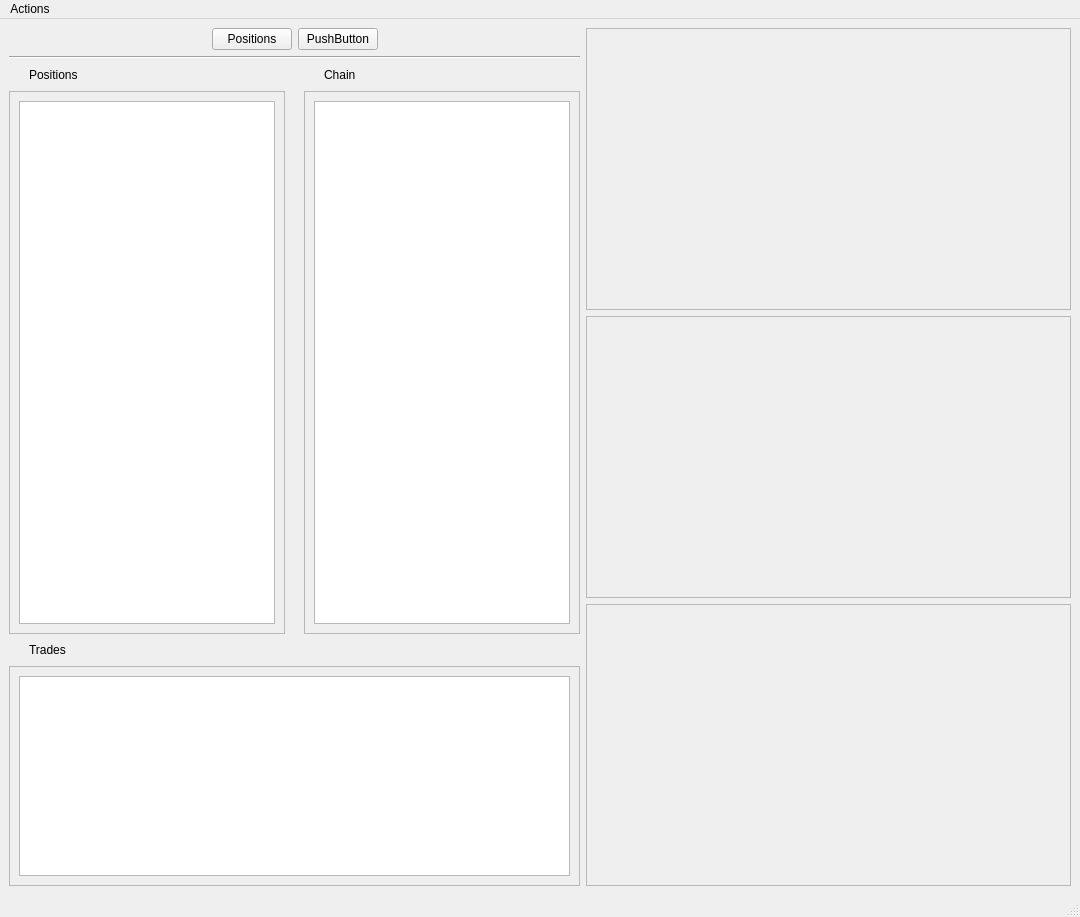
<?xml version="1.0" encoding="UTF-8"?>
<ui version="4.0">
 <class>spx_trader_main_window</class>
 <widget class="QMainWindow" name="spx_trader_main_window">
  <property name="geometry">
   <rect>
    <x>0</x>
    <y>0</y>
    <width>1080</width>
    <height>917</height>
   </rect>
  </property>
  <property name="windowTitle">
   <string>MainWindow</string>
  </property>
  <widget class="QWidget" name="centralwidget">
   <layout class="QGridLayout" name="gridLayout_7">
    <item row="0" column="0">
     <layout class="QHBoxLayout" name="horizontalLayout">
      <item>
       <layout class="QVBoxLayout" name="data_layout">
        <item>
         <layout class="QHBoxLayout" name="buttons_layout">
          <item>
           <spacer name="buttons_spacer_1">
            <property name="orientation">
             <enum>Qt::Orientation::Horizontal</enum>
            </property>
            <property name="sizeHint" stdset="0">
             <size>
              <width>40</width>
              <height>20</height>
             </size>
            </property>
           </spacer>
          </item>
          <item>
           <widget class="QPushButton" name="positions_button">
            <property name="text">
             <string>Positions</string>
            </property>
           </widget>
          </item>
          <item>
           <widget class="QPushButton" name="pushbutton_1">
            <property name="text">
             <string>PushButton</string>
            </property>
           </widget>
          </item>
          <item>
           <spacer name="buttons_spacer_2">
            <property name="orientation">
             <enum>Qt::Orientation::Horizontal</enum>
            </property>
            <property name="sizeHint" stdset="0">
             <size>
              <width>40</width>
              <height>20</height>
             </size>
            </property>
           </spacer>
          </item>
         </layout>
        </item>
        <item>
         <widget class="Line" name="line">
          <property name="orientation">
           <enum>Qt::Orientation::Horizontal</enum>
          </property>
         </widget>
        </item>
        <item>
         <layout class="QHBoxLayout" name="tables_layout">
          <item>
           <layout class="QVBoxLayout" name="positions_layout">
            <item>
             <layout class="QHBoxLayout" name="positions_label_layout">
              <item>
               <spacer name="positions_label_spacer_2">
                <property name="orientation">
                 <enum>Qt::Orientation::Horizontal</enum>
                </property>
                <property name="sizeType">
                 <enum>QSizePolicy::Policy::Fixed</enum>
                </property>
                <property name="sizeHint" stdset="0">
                 <size>
                  <width>20</width>
                  <height>20</height>
                 </size>
                </property>
               </spacer>
              </item>
              <item>
               <widget class="QLabel" name="positions_label">
                <property name="text">
                 <string>Positions</string>
                </property>
               </widget>
              </item>
              <item>
               <spacer name="positions_label_spacer_1">
                <property name="orientation">
                 <enum>Qt::Orientation::Horizontal</enum>
                </property>
                <property name="sizeHint" stdset="0">
                 <size>
                  <width>40</width>
                  <height>20</height>
                 </size>
                </property>
               </spacer>
              </item>
             </layout>
            </item>
            <item>
             <widget class="QFrame" name="positions_frame">
              <property name="frameShape">
               <enum>QFrame::Shape::StyledPanel</enum>
              </property>
              <property name="frameShadow">
               <enum>QFrame::Shadow::Raised</enum>
              </property>
              <layout class="QGridLayout" name="gridLayout_5">
               <item row="0" column="0">
                <widget class="QTableView" name="positions_table"/>
               </item>
              </layout>
             </widget>
            </item>
           </layout>
          </item>
          <item>
           <spacer name="tables_spacer">
            <property name="orientation">
             <enum>Qt::Orientation::Horizontal</enum>
            </property>
            <property name="sizeType">
             <enum>QSizePolicy::Policy::Fixed</enum>
            </property>
            <property name="sizeHint" stdset="0">
             <size>
              <width>13</width>
              <height>20</height>
             </size>
            </property>
           </spacer>
          </item>
          <item>
           <layout class="QVBoxLayout" name="chain_layout">
            <item>
             <layout class="QHBoxLayout" name="chain_label_layout">
              <item>
               <spacer name="chain_label_spacer_2">
                <property name="orientation">
                 <enum>Qt::Orientation::Horizontal</enum>
                </property>
                <property name="sizeType">
                 <enum>QSizePolicy::Policy::Fixed</enum>
                </property>
                <property name="sizeHint" stdset="0">
                 <size>
                  <width>20</width>
                  <height>20</height>
                 </size>
                </property>
               </spacer>
              </item>
              <item>
               <widget class="QLabel" name="chain_label">
                <property name="text">
                 <string>Chain</string>
                </property>
               </widget>
              </item>
              <item>
               <spacer name="chain_label_spacer_1">
                <property name="orientation">
                 <enum>Qt::Orientation::Horizontal</enum>
                </property>
                <property name="sizeHint" stdset="0">
                 <size>
                  <width>40</width>
                  <height>20</height>
                 </size>
                </property>
               </spacer>
              </item>
             </layout>
            </item>
            <item>
             <widget class="QFrame" name="chain_frame">
              <property name="frameShape">
               <enum>QFrame::Shape::StyledPanel</enum>
              </property>
              <property name="frameShadow">
               <enum>QFrame::Shadow::Raised</enum>
              </property>
              <layout class="QGridLayout" name="gridLayout_6">
               <item row="0" column="0">
                <widget class="QTableView" name="chain_table"/>
               </item>
              </layout>
             </widget>
            </item>
           </layout>
          </item>
         </layout>
        </item>
        <item>
         <layout class="QVBoxLayout" name="trades_layout">
          <item>
           <layout class="QHBoxLayout" name="trades_label_layout">
            <item>
             <spacer name="trades_label_spacer_2">
              <property name="orientation">
               <enum>Qt::Orientation::Horizontal</enum>
              </property>
              <property name="sizeType">
               <enum>QSizePolicy::Policy::Fixed</enum>
              </property>
              <property name="sizeHint" stdset="0">
               <size>
                <width>20</width>
                <height>20</height>
               </size>
              </property>
             </spacer>
            </item>
            <item>
             <widget class="QLabel" name="trades_label">
              <property name="text">
               <string>Trades</string>
              </property>
             </widget>
            </item>
            <item>
             <spacer name="trades_label_spacer_1">
              <property name="orientation">
               <enum>Qt::Orientation::Horizontal</enum>
              </property>
              <property name="sizeHint" stdset="0">
               <size>
                <width>40</width>
                <height>20</height>
               </size>
              </property>
             </spacer>
            </item>
           </layout>
          </item>
          <item>
           <widget class="QFrame" name="trades_frame">
            <property name="frameShape">
             <enum>QFrame::Shape::StyledPanel</enum>
            </property>
            <property name="frameShadow">
             <enum>QFrame::Shadow::Raised</enum>
            </property>
            <layout class="QGridLayout" name="gridLayout_4">
             <item row="0" column="0">
              <widget class="QTableView" name="trades_table">
               <property name="sizePolicy">
                <sizepolicy hsizetype="Expanding" vsizetype="Fixed">
                 <horstretch>0</horstretch>
                 <verstretch>0</verstretch>
                </sizepolicy>
               </property>
               <property name="minimumSize">
                <size>
                 <width>0</width>
                 <height>200</height>
                </size>
               </property>
               <property name="maximumSize">
                <size>
                 <width>16777215</width>
                 <height>200</height>
                </size>
               </property>
              </widget>
             </item>
            </layout>
           </widget>
          </item>
         </layout>
        </item>
       </layout>
      </item>
      <item>
       <layout class="QVBoxLayout" name="plots_layout">
        <item>
         <widget class="QFrame" name="plot_1_frame">
          <property name="frameShape">
           <enum>QFrame::Shape::StyledPanel</enum>
          </property>
          <property name="frameShadow">
           <enum>QFrame::Shadow::Raised</enum>
          </property>
          <layout class="QGridLayout" name="gridLayout_3">
           <item row="0" column="0">
            <widget class="QWidget" name="plot_1_widget" native="true">
             <property name="sizePolicy">
              <sizepolicy hsizetype="MinimumExpanding" vsizetype="Preferred">
               <horstretch>0</horstretch>
               <verstretch>0</verstretch>
              </sizepolicy>
             </property>
            </widget>
           </item>
          </layout>
         </widget>
        </item>
        <item>
         <widget class="QFrame" name="plot_2_frame">
          <property name="frameShape">
           <enum>QFrame::Shape::StyledPanel</enum>
          </property>
          <property name="frameShadow">
           <enum>QFrame::Shadow::Raised</enum>
          </property>
          <layout class="QGridLayout" name="gridLayout_2">
           <item row="0" column="0">
            <widget class="QWidget" name="plot_2_widget" native="true">
             <property name="sizePolicy">
              <sizepolicy hsizetype="MinimumExpanding" vsizetype="Preferred">
               <horstretch>0</horstretch>
               <verstretch>0</verstretch>
              </sizepolicy>
             </property>
            </widget>
           </item>
          </layout>
         </widget>
        </item>
        <item>
         <widget class="QFrame" name="plot_3_frame">
          <property name="frameShape">
           <enum>QFrame::Shape::StyledPanel</enum>
          </property>
          <property name="frameShadow">
           <enum>QFrame::Shadow::Raised</enum>
          </property>
          <layout class="QGridLayout" name="gridLayout">
           <item row="0" column="0">
            <widget class="QWidget" name="plot_3_widget" native="true">
             <property name="sizePolicy">
              <sizepolicy hsizetype="MinimumExpanding" vsizetype="Preferred">
               <horstretch>0</horstretch>
               <verstretch>0</verstretch>
              </sizepolicy>
             </property>
            </widget>
           </item>
          </layout>
         </widget>
        </item>
       </layout>
      </item>
     </layout>
    </item>
   </layout>
  </widget>
  <widget class="QMenuBar" name="menubar">
   <property name="geometry">
    <rect>
     <x>0</x>
     <y>0</y>
     <width>1080</width>
     <height>22</height>
    </rect>
   </property>
   <widget class="QMenu" name="menuMenu1">
    <property name="title">
     <string>Actions</string>
    </property>
    <addaction name="connect_action"/>
    <addaction name="disconnect_action"/>
   </widget>
   <addaction name="menuMenu1"/>
  </widget>
  <widget class="QStatusBar" name="statusbar"/>
  <action name="connect_action">
   <property name="text">
    <string>Connect</string>
   </property>
  </action>
  <action name="accounts_action">
   <property name="text">
    <string>Accounts</string>
   </property>
  </action>
  <action name="disconnect_action">
   <property name="text">
    <string>Disconnect</string>
   </property>
  </action>
 </widget>
 <resources/>
 <connections/>
</ui>
